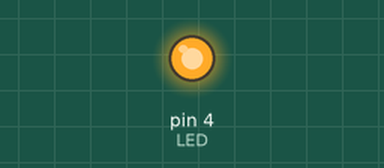
This sketch was run on a simulated Arduino Uno, built with avr-gcc and run on an emulated ATmega328P. Shown: output pins drawn as LEDs (lit = HIGH).

Above: at 0.1 s.
At 26.9 s:
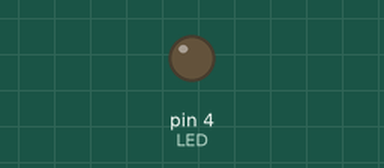
Timing chart, 0 to 54.6 s (numbered marks = the images above):
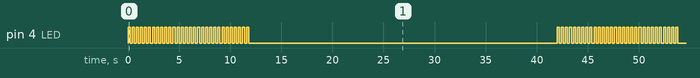

Measured:
- by itself, pin 4 (LED): moves between LOW and HIGH, repeating every 42.0 s
- by itself, everything shown: repeats every 42.0 s, in 60 steps

The sketch:

blinkFor.ino
```cpp
/*
* Link para exemplo:
* https://www.tinkercad.com/things/gWhGAooe3Jh-blinkfor?sharecode=jZokboJQTmXsUqE2HDJLIkh6wHcC7RCGat2DFXp64i8
*/
#define LED 4

void setup()
{
  pinMode(LED, OUTPUT);
}

void loop()
{
  uint8_t i = 0;
  for(i = 0; i < 30; i++)
  {
  	digitalWrite(LED, HIGH);
  	delay(200);
  	digitalWrite(LED, LOW);
  	delay(200);
  }

  delay(30000);

}
```
